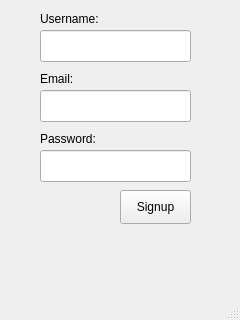
<?xml version="1.0" encoding="UTF-8"?>
<ui version="4.0">
 <class>MainWindow</class>
 <widget class="QMainWindow" name="MainWindow">
  <property name="geometry">
   <rect>
    <x>0</x>
    <y>0</y>
    <width>240</width>
    <height>320</height>
   </rect>
  </property>
  <property name="windowTitle">
   <string>Signup</string>
  </property>
  <widget class="QWidget" name="centralwidget">
   <widget class="QLineEdit" name="lineEdit">
    <property name="geometry">
     <rect>
      <x>40</x>
      <y>30</y>
      <width>151</width>
      <height>32</height>
     </rect>
    </property>
   </widget>
   <widget class="QLineEdit" name="lineEdit_2">
    <property name="geometry">
     <rect>
      <x>40</x>
      <y>150</y>
      <width>151</width>
      <height>32</height>
     </rect>
    </property>
   </widget>
   <widget class="QPushButton" name="pushButton">
    <property name="geometry">
     <rect>
      <x>120</x>
      <y>190</y>
      <width>71</width>
      <height>34</height>
     </rect>
    </property>
    <property name="text">
     <string>Signup</string>
    </property>
   </widget>
   <widget class="QLabel" name="label">
    <property name="geometry">
     <rect>
      <x>40</x>
      <y>130</y>
      <width>81</width>
      <height>18</height>
     </rect>
    </property>
    <property name="text">
     <string>Password:</string>
    </property>
   </widget>
   <widget class="QLabel" name="label_2">
    <property name="geometry">
     <rect>
      <x>40</x>
      <y>10</y>
      <width>81</width>
      <height>18</height>
     </rect>
    </property>
    <property name="text">
     <string>Username:</string>
    </property>
   </widget>
   <widget class="QLineEdit" name="lineEdit_3">
    <property name="geometry">
     <rect>
      <x>40</x>
      <y>90</y>
      <width>151</width>
      <height>32</height>
     </rect>
    </property>
   </widget>
   <widget class="QLabel" name="label_3">
    <property name="geometry">
     <rect>
      <x>40</x>
      <y>70</y>
      <width>58</width>
      <height>18</height>
     </rect>
    </property>
    <property name="text">
     <string>Email:</string>
    </property>
   </widget>
  </widget>
  <widget class="QStatusBar" name="statusbar"/>
 </widget>
 <resources/>
 <connections/>
</ui>
